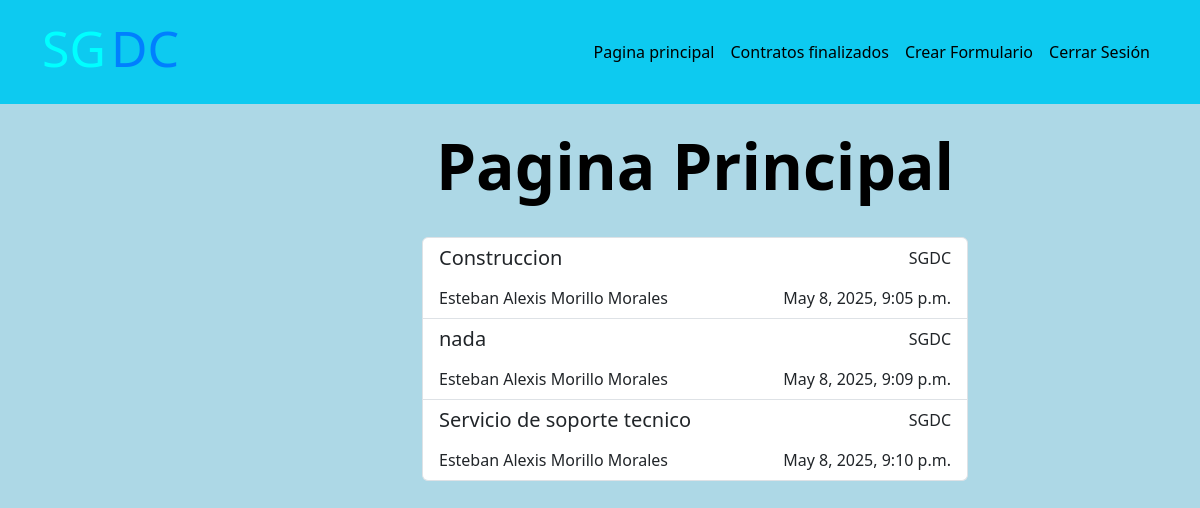
Screenshot of /principal/ (signed in) with the database file from the repository.
### proyecto/models.py (models this page shows, shortened)
class Task(models.Model):
    TIPO_DOCUMENTO = [
        ('CC', 'Cedula'),
        ('NIT', 'Nit'),
    ]
    BANCO = [
        ('Bancolombia', 'Bancolombia'),
        ('Nequi', 'Nequi'),
        ('Daviplata', 'Daviplata'),
    ]
    nombre_del_contrato = models.CharField(max_length=100, default='')
    nombres = models.CharField(max_length=100, default='')
    apellidos = models.CharField(max_length=100, default='')
    tipo_documento = models.CharField(max_length=30, choices=TIPO_DOCUMENTO, default='')
    identificacion = models.CharField(max_length=20, default='')
    fecha_de_transaccion = models.DateField(null=True, blank=True)
    lugar_de_expedicion = models.CharField(max_length=100, default='')
    telefono =  models.CharField(max_length=20, default='')
    banco = models.CharField(max_length=30, choices=BANCO, default='')
    created = models.DateTimeField(auto_now_add=True)
    datecompleted = models.DateTimeField(null=True, blank=True)
    importante = models.BooleanField(default=False)
    user = models.ForeignKey(User, on_delete=models.CASCADE)

### proyecto/views.py (the view)
# urls.py: path('principal/', views.principal, name = 'principal'),
@login_required
def principal(request):
    tasks = Task.objects.filter(user=request.user, datecompleted__isnull=True)
    return render(request, 'principal.html', {'tasks': tasks})

### proyecto/templates/principal.html
{% extends 'bases.html' %}
{% block content %}
<main class="container">
    <div class="row">
        <section class="col-md-6 offset-md-4">
            <h1 class="text-center py-4 fw-bold display-3">Pagina Principal</h1>
            <ul class="list-group">
                {% for task in tasks %}
                <li class="list-group-item ">
                    <a href="{% url 'informes' task.id %}"style="text-decoration: none;">
                        <header class="d-flex justify-content-between">
                            {% if task.importante %}
                            <h4 class="fw-bold text-dark">{{task.nombre_del_contrato}}</h4>
                            {% else %}
                                <h5 class="text-dark">{{task.nombre_del_contrato}}</h5>
                            {% endif %}
                            <p class="text-dark">{{task.user.username}}</p>
                        </header>
                        <div class="d-flex justify-content-between">
                            <span class="text-dark">{{task.nombres }} {{task.apellidos }}</span>
                            <span class="text-dark">{{task.created }}</span>
                        </div>
                    </a>
                </li>
                {% endfor %}
            </ul>
        </section>
    </div>
</main>
{% endblock %}

### proyecto/templates/bases.html (shortened to what this page needs)
<!DOCTYPE html>
<html lang="en">
    <head>
        <link rel="stylesheet" href="https://cdn.jsdelivr.net/npm/bootstrap@5.3.3/dist/css/bootstrap.min.css">
    </head>
    <body style="background-color: lightblue; color: black;">
        <nav class="navbar navbar-expand-lg bg-info navbar-info">
            <div class="container">
              <a class="navbar-brand" href="#"><h1 class="navbar-brand" href="#">
                <span  style="color: #00ffff; font-size: 50px;">SG</span>
                <span style="color: #007FFF; font-size: 50px;">DC</span>
              </h1></a>
              <div class="collapse navbar-collapse" id="navbarSupportedContent">
                <ul class="navbar-nav ms-auto">
                    {% if user.is_authenticated %}
                    <li class="nav-item">
                        <a class="nav-link active" href="/principal">Pagina principal</a>
                    </li>
                    <li class="nav-item">
                        <a class="nav-link active" href="/contrato_fin">Contratos finalizados</a>
                    </li>
                    <li class="nav-item">
                        <a class="nav-link active" href="/principal/crearformulario">Crear Formulario</a>
                    </li>
                    <li class="nav-item">
                        <a class="nav-link active" href="/salir">Cerrar Sesión</a>
                    </li>
                    {% endif %}
            </ul>
              </div>
            </div>
          </nav>
        {% block content %}
        {% endblock %}
    </body>
</html>

### rows the page displays
Task: nombre_del_contrato "Construccion", user.username "SGDC", nombres "Esteban Alexis", apellidos "Morillo Morales", created "May 8, 2025, 9:05 p.m."
Task: nombre_del_contrato "nada", user.username "SGDC", nombres "Esteban Alexis", apellidos "Morillo Morales", created "May 8, 2025, 9:09 p.m."
Task: nombre_del_contrato "Servicio de soporte tecnico", user.username "SGDC", nombres "Esteban Alexis", apellidos "Morillo Morales", created "May 8, 2025, 9:10 p.m."
